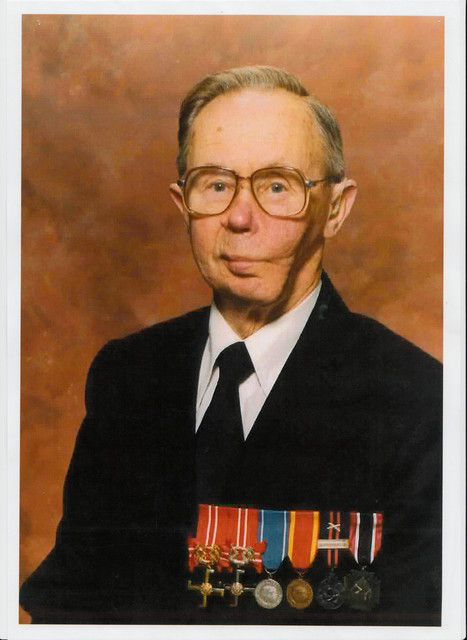
#> input picture Sample Images/simo2.jpg, 467 x 640 px, found by its file name
$ python detect.py
#> lines starting #> are read from the running program, lines starting #| are printed output that depends on the picture; after the words box and inside, x2 and y2 are one past the last pixel; in counts of white or black regions, pixels touching at a corner belong together
import cv2
import numpy as np

# To find certain facial features. I used pre-made machine learned files. (Come Standard with CV2)
faceCascade = cv2.CascadeClassifier(cv2.data.haarcascades + "haarcascade_frontalface_default.xml")
eyeCascade = cv2.CascadeClassifier(cv2.data.haarcascades + "haarcascade_eye.xml")

# Image of person
img = cv2.imread('Sample Images\\simo2.jpg')
#> img is the input picture: shape (640, 467, 3); mean B, G, R 73.1, 95.9, 126.8
# Color
gray = cv2.cvtColor(img, cv2.COLOR_BGR2GRAY)
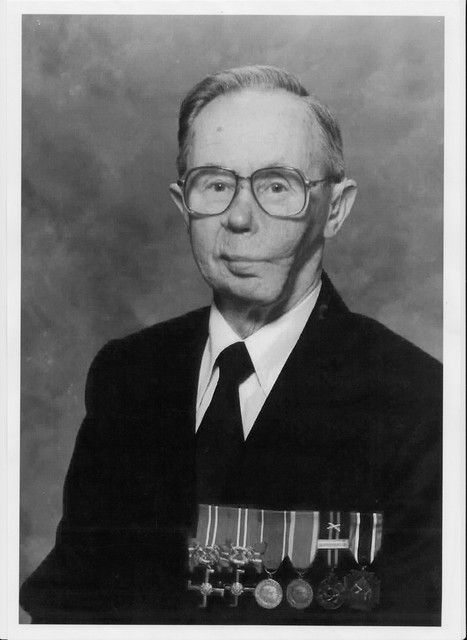
#> gray: shape (640, 467); min 0, max 255, mean 102.6
# Detection
faces = faceCascade.detectMultiScale(gray, 1.3, 5)
#> faces = [[160, 117, 162, 162]]
for (x,y,w,h) in faces:
    # Marks face with rectangle
    img = cv2.rectangle(img,(x,y),(x+w,y+h),(255,0,0),2)
    roi_gray = gray[y:y+h, x:x+w]
    roi_color = img[y:y+h, x:x+w]
    # Detection
    eyes = eyeCascade.detectMultiScale(roi_gray)
    for (ex,ey,ew,eh) in eyes:
        # Marks Eyes
        cv2.rectangle(roi_color,(ex,ey),(ex+ew,ey+eh),(0,255,0),2)
#> this loop made 1 pass
#> (x, y, w, h, eyes) on pass 1: (160, 117, 162, 162, [[42, 57, 25, 25], [104, 58, 26, 26]])
#> pass 1, `img = cv2.rectangle(img,(x,y),(x+w,y+h),(255,0,0),2)`:
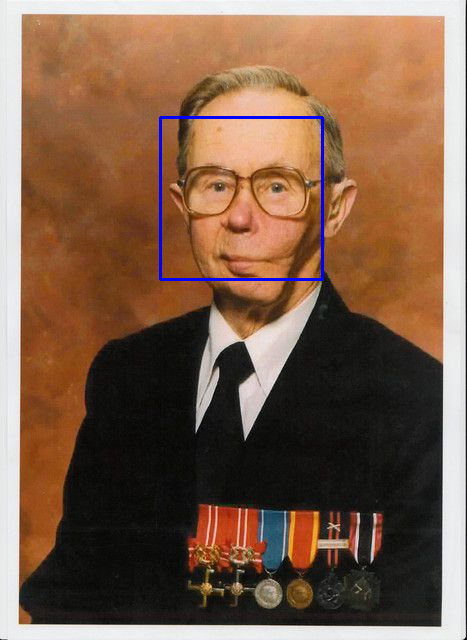
#> img: shape (640, 467, 3); 0.65% of pixels changed, all inside (x1, y1, x2, y2) = (159, 116, 324, 281)
#> pass 1, `roi_gray = gray[y:y+h, x:x+w]`:
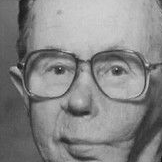
#> roi_gray: shape (162, 162); min 13, max 210, mean 134.2
#> pass 1, `roi_color = img[y:y+h, x:x+w]`:
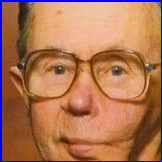
#> roi_color: shape (162, 162, 3); mean B, G, R 84.2, 117.1, 175.6
#> after the loop:
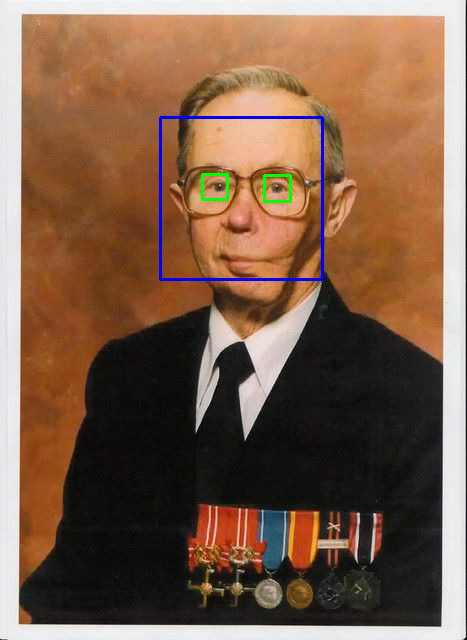
#> img: shape (640, 467, 3); 0.2% of pixels changed, all inside (x1, y1, x2, y2) = (201, 173, 292, 203)
#> after the loop:
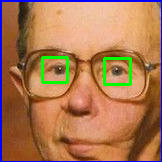
#> roi_color: shape (162, 162, 3); 2.3% of pixels changed, all inside (x1, y1, x2, y2) = (41, 56, 132, 86)
# Shows image
cv2.imshow('img',img)
cv2.waitKey(0)
cv2.destroyAllWindows()

$ run again, with Sample Images/download.jpg copied over Sample Images/simo2.jpg
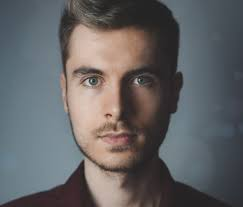
#> input picture Sample Images/download.jpg, 243 x 207 px, found by its file name
#> img is the input picture: shape (207, 243, 3); mean B, G, R 100.3, 98.9, 99.5
#> faces = [[47, 27, 139, 139]]
#> the loop `for (x,y,w,h) in faces:` made 1 pass
#> (x, y, w, h, eyes) on pass 1: (47, 27, 139, 139, [[26, 34, 37, 37], [75, 38, 29, 29]])
#> after the loop `for (x,y,w,h) in faces:`:
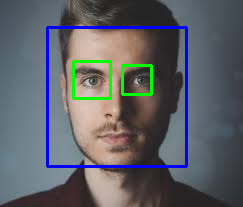
#> img: shape (207, 243, 3); mean B, G, R 103.3, 97.3, 93.8
#> after the loop `for (x,y,w,h) in faces:`:
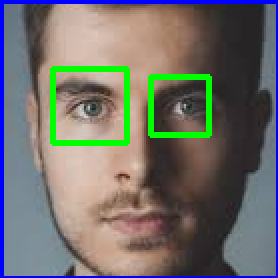
#> roi_color: shape (139, 139, 3) (shown 2 times larger); mean B, G, R 107.4, 111.9, 112.7
